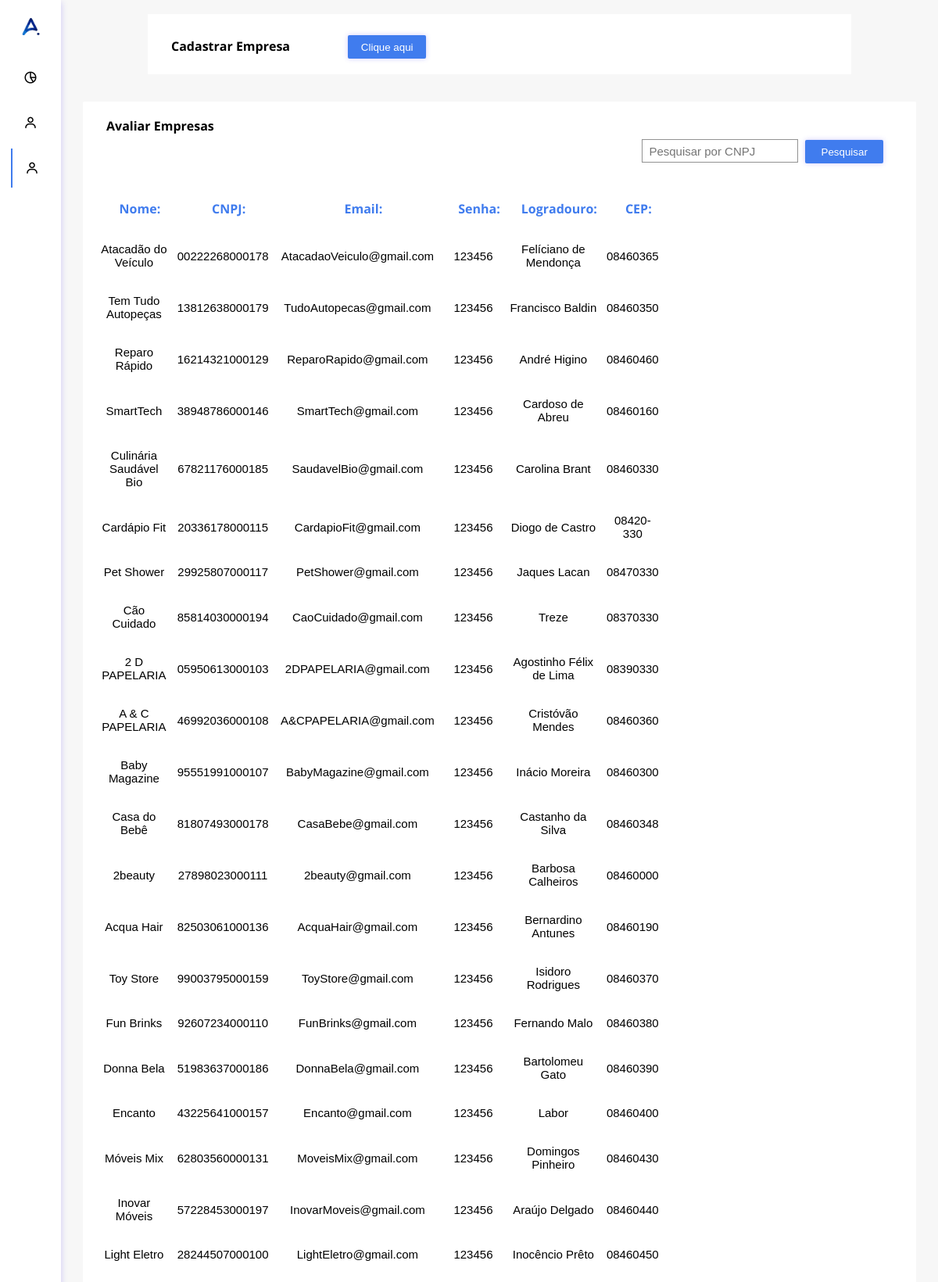
Screenshot of /Anpere/AreaRestrita-adm/AvaliarEmpresa.php (upper part) with the database file from the repository.
### tables this page shows
CREATE TABLE `tbempresa` (
  `idEmpresa` int(11) NOT NULL,
  `nomeEmpresa` varchar(50) NOT NULL DEFAULT '0',
  `emailEmpresa` varchar(150) NOT NULL DEFAULT '0',
  `senhaEmpresa` varchar(50) NOT NULL DEFAULT '0',
  `cnpjEmpresa` varchar(14) NOT NULL DEFAULT '0',
  `logradouroEmpresa` varchar(100) NOT NULL,
  `numEndEmpresa` int(11) NOT NULL,
  `cepEmpresa` varchar(15) NOT NULL,
  `bairroEmpresa` text NOT NULL,
  `cidadeEmpresa` text NOT NULL,
  `estadoEmpresa` text NOT NULL,
  `disponibilidade` tinyint(1) NOT NULL,
  `nivel_acesso` int(1) NOT NULL,
  `idCategoria` int(11) NOT NULL
);

### Anpere/AreaRestrita-adm/AvaliarEmpresa.php (the view, shortened to what this page needs)
<!DOCTYPE html>
<html lang="en">
<head>
    <link rel="stylesheet" href="../resources/css/adm.css" media="screen">
    <link href='https://unpkg.com/boxicons@2.0.7/css/boxicons.min.css' rel='stylesheet'>
</head>
<body>
<div class="sidebar">
    <div class="logo-details">
        <center> <img src="../resources/images/LogoAnpere.png" width="50%"> </center>
    </div>
    <li>
       <a href="indexAreaRestrita.php">
         <i class='bx bx-pie-chart-alt-2' ></i>
       </a>
     </li>
      <li>
       <a href="AvaliarCliente.php">
         <i class='bx bx-user' ></i>
       </a>
     </li>
     <li>
        <a class="selecionado" href="AvaliarEmpresa.php">
          <i class='bx bx-user' ></i>
        </a>
      </li>
  </div>
  <section class="home-section">
  <br>
     <div class="LadoDireito">
     <div class="container">
<p> Cadastrar Empresa <a href="Cadastro-Empresa.php"> <button onclick="redirectPage()">Clique aqui</button> </a> </p>
</div>
</div>
<div class="container2">
<div class="LadoDireito">
<form action="PesquisarCnpj.php" method="POST"><p> Avaliar Empresas <input name="txtCnpj" type="number" placeholder="  Pesquisar por CNPJ" class="input">
        <button type="submit">Pesquisar</button> </p>  </form>
    <table>
        <tr>
            <th class="th">Nome:</th>
            <th class="th cnpj">CNPJ:</th>
            <th class="th email">Email:</th>
            <th class="th senha">Senha:</th>
            <th class="th logradouro">Logradouro:</th>
            <th class="th cep">CEP:</th>
</tr>
    <?php
    $pdo = Connection::GET_PDO();
    if(empty($_GET["cnpj"])){
    try {
        $stmt = $pdo -> prepare("select * from tbEmpresa");
        $stmt -> execute();
        while($row = $stmt->fetch(PDO::FETCH_BOTH)){
            echo('<tr>');
           echo('<td>'); print $row['nomeEmpresa']; echo('</td>');
           echo('<td class="cnpj">'); print $row['cnpjEmpresa']; echo('</td>');
           echo('<td class="email">'); print $row['emailEmpresa']; echo('</td>');
           echo('<td class="senha">'); print $row['senhaEmpresa']; echo('</td>');
           echo('<td class="logradouro">'); print $row['logradouroEmpresa']; echo('</td>');
           echo('<td class="cep">'); print $row['cepEmpresa']; echo('</td>');
           echo('</tr>');
        };
    } catch (PDOException $e) {
        print "Erro: " . $e->getMessage();
    }
  }
    ?>
</table>
</div>
</div>
</body>
</html>

### Anpere/resources/css/adm.css (style rules this page uses)
table tr th { font-family: 'Open Sans',sans-serif; color: #407cee; font-weight: bold; padding-left: 25px; padding-bottom: 30px; }
table tr td { text-align: center; font-family: 'Open Sanas',sans-serif; font-size: 15px; padding-left: 10px; padding-bottom: 30px; }
table { width: 900px; margin-left: 10px; margin-top: 50px; }
.container { width: 95%; margin: auto; background-color: white; margin-bottom: 10px; }
.container2 { width: 95%; margin: auto; background-color: white; border-radius: 2px; }
.LadoDireito { border-radius: 5px; padding-bottom: 50px; width: 100%; }
.LadoDireito p { background-color: white; width: 99%; margin-left: 10px; margin-bottom: -25px; font-family: 'Open Sans',sans-serif; font-weight: bold; padding: 20px; }
* { margin: 0; padding: 0; box-sizing: border-box; font-family: "Poppins" , sans-serif; }
.sidebar { position: fixed; left: 0; top: 0; height: 100%; width: 78px; background: #fff; padding: 6px 14px; z-index: 99; box-shadow: 0 0.2rem 0.5rem #4f36ef41; }
.sidebar .logo-details { height: 60px; display: flex; align-items: center; position: relative; }
.sidebar i { color: #000000; height: 60px; min-width: 50px; font-size: 28px; text-align: center; line-height: 60px; }
.sidebar li { position: relative; margin: 8px 0; list-style: none; }
.sidebar li a { display: flex; height: 100%; width: 100%; align-items: center; text-decoration: none; background: #fff; }
.sidebar li .selecionado { border-left: 2px solid #407cee; }
.sidebar li i { height: 50px; line-height: 50px; font-size: 18px; border-radius: 12px; }
.home-section { position: relative; background: rgb(247, 247, 247); min-height: 100vh; top: 0; left: 78px; width: calc(100% - 78px); z-index: 2; }
@media screen and (max-width: 1320px) { .container { width: 900px; } }
@media screen and (max-width: 1320px) { table { width: 600px; } }
.LadoDireito input { border: 0.2px solid rgb(146, 146, 146); outline: none; background: none; width: 200px; height: 30px; font-size: 15px; margin-left: 685px; }
.LadoDireito button { color: white; border: none; border-radius: 2px; background-color: #407cee; width: 100px; height: 30px; margin-top: 7px; margin-left: 5px; transition: 0.2s; box-shadow: 0 0rem 0.4rem #4f36ef41; }
.container button { margin-left: 70px; }
.container p { background-color: white; width: 95%; margin-left: 10px; margin-bottom: -25px; font-family: 'Open Sans',sans-serif; font-weight: bold; padding: 20px; }

### rows the page displays
tbempresa: nomeEmpresa "Atacadão do Veículo", cnpjEmpresa "00222268000178", emailEmpresa "AtacadaoVeiculo@gmail.com", senhaEmpresa "123456", logradouroEmpresa "Felíciano de Mendonça", cepEmpresa "08460365"
tbempresa: nomeEmpresa "Tem Tudo Autopeças", cnpjEmpresa "13812638000179", emailEmpresa "TudoAutopecas@gmail.com", senhaEmpresa "123456", logradouroEmpresa "Francisco Baldin", cepEmpresa "08460350"
tbempresa: nomeEmpresa "Reparo Rápido", cnpjEmpresa "16214321000129", emailEmpresa "ReparoRapido@gmail.com", senhaEmpresa "123456", logradouroEmpresa "André Higino", cepEmpresa "08460460"
tbempresa: nomeEmpresa "SmartTech", cnpjEmpresa "38948786000146", emailEmpresa "SmartTech@gmail.com", senhaEmpresa "123456", logradouroEmpresa "Cardoso de Abreu", cepEmpresa "08460160"
tbempresa: nomeEmpresa "Culinária Saudável Bio", cnpjEmpresa "67821176000185", emailEmpresa "SaudavelBio@gmail.com", senhaEmpresa "123456", logradouroEmpresa "Carolina Brant", cepEmpresa "08460330"
tbempresa: nomeEmpresa "Cardápio Fit", cnpjEmpresa "20336178000115", emailEmpresa "CardapioFit@gmail.com", senhaEmpresa "123456", logradouroEmpresa "Diogo de Castro", cepEmpresa "08420-330"
tbempresa: nomeEmpresa "Pet Shower", cnpjEmpresa "29925807000117", emailEmpresa "PetShower@gmail.com", senhaEmpresa "123456", logradouroEmpresa "Jaques Lacan", cepEmpresa "08470330"
tbempresa: nomeEmpresa "Cão Cuidado", cnpjEmpresa "85814030000194", emailEmpresa "CaoCuidado@gmail.com", senhaEmpresa "123456", logradouroEmpresa "Treze", cepEmpresa "08370330"
tbempresa: nomeEmpresa "2 D PAPELARIA", cnpjEmpresa "05950613000103", emailEmpresa "2DPAPELARIA@gmail.com", senhaEmpresa "123456", logradouroEmpresa "Agostinho Félix de Lima", cepEmpresa "08390330"
tbempresa: nomeEmpresa "A & C PAPELARIA", cnpjEmpresa "46992036000108", emailEmpresa "A&CPAPELARIA@gmail.com", senhaEmpresa "123456", logradouroEmpresa "Cristóvão Mendes", cepEmpresa "08460360"
tbempresa: nomeEmpresa "Baby Magazine", cnpjEmpresa "95551991000107", emailEmpresa "BabyMagazine@gmail.com", senhaEmpresa "123456", logradouroEmpresa "Inácio Moreira", cepEmpresa "08460300"
tbempresa: nomeEmpresa "Casa do Bebê", cnpjEmpresa "81807493000178", emailEmpresa "CasaBebe@gmail.com", senhaEmpresa "123456", logradouroEmpresa "Castanho da Silva", cepEmpresa "08460348"
tbempresa: nomeEmpresa "2beauty", cnpjEmpresa "27898023000111", emailEmpresa "2beauty@gmail.com", senhaEmpresa "123456", logradouroEmpresa "Barbosa Calheiros", cepEmpresa "08460000"
tbempresa: nomeEmpresa "Acqua Hair", cnpjEmpresa "82503061000136", emailEmpresa "AcquaHair@gmail.com", senhaEmpresa "123456", logradouroEmpresa "Bernardino Antunes", cepEmpresa "08460190"
tbempresa: nomeEmpresa "Toy Store", cnpjEmpresa "99003795000159", emailEmpresa "ToyStore@gmail.com", senhaEmpresa "123456", logradouroEmpresa "Isidoro Rodrigues", cepEmpresa "08460370"
tbempresa: nomeEmpresa "Fun Brinks", cnpjEmpresa "92607234000110", emailEmpresa "FunBrinks@gmail.com", senhaEmpresa "123456", logradouroEmpresa "Fernando Malo", cepEmpresa "08460380"
tbempresa: nomeEmpresa "Donna Bela", cnpjEmpresa "51983637000186", emailEmpresa "DonnaBela@gmail.com", senhaEmpresa "123456", logradouroEmpresa "Bartolomeu Gato", cepEmpresa "08460390"
tbempresa: nomeEmpresa "Encanto", cnpjEmpresa "43225641000157", emailEmpresa "Encanto@gmail.com", senhaEmpresa "123456", logradouroEmpresa "Labor", cepEmpresa "08460400"
tbempresa: nomeEmpresa "Móveis Mix", cnpjEmpresa "62803560000131", emailEmpresa "MoveisMix@gmail.com", senhaEmpresa "123456", logradouroEmpresa "Domingos Pinheiro", cepEmpresa "08460430"
tbempresa: nomeEmpresa "Inovar Móveis", cnpjEmpresa "57228453000197", emailEmpresa "InovarMoveis@gmail.com", senhaEmpresa "123456", logradouroEmpresa "Araújo Delgado", cepEmpresa "08460440"
tbempresa: nomeEmpresa "Light Eletro", cnpjEmpresa "28244507000100", emailEmpresa "LightEletro@gmail.com", senhaEmpresa "123456", logradouroEmpresa "Inocêncio Prêto", cepEmpresa "08460450"
